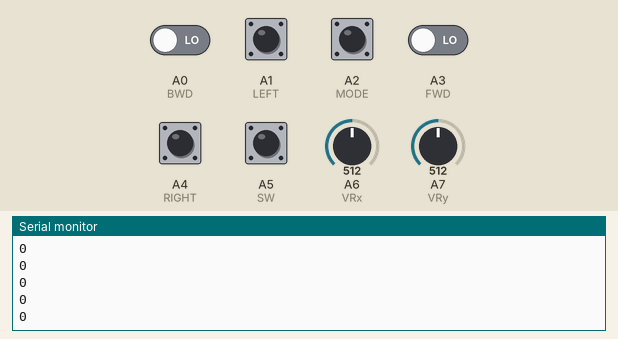
This sketch was run on a simulated Arduino Nano, built with avr-gcc and run on an emulated ATmega328P. On the bench: the last lines printed to the serial monitor. Inputs (shaded band) come from the test bench; at power-on: A5 (SW) HIGH, A0 (BWD), A1 (LEFT), A2 (MODE), A3 (FWD), A4 (RIGHT) LOW, A6 (VRx) = 512, A7 (VRy) = 512. No radio packets arrive unless stated.

Above: at 1.2 s.
1.3 s: A6 (VRx) set to 716
At 2.0 s:
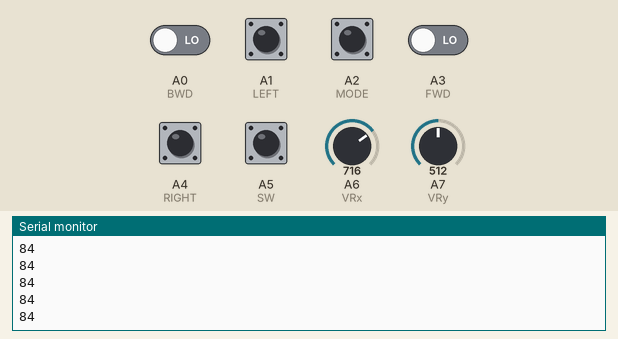
2.8 s: A6 (VRx) set to 900
At 3.4 s:
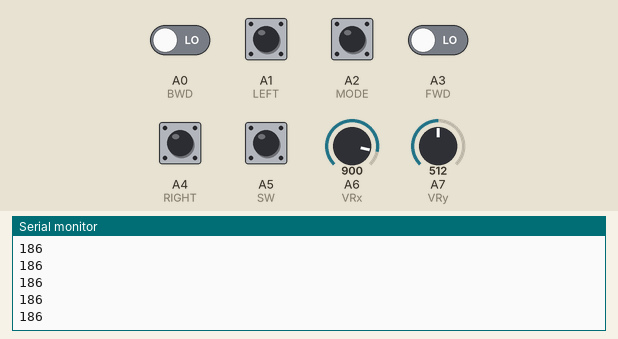
Timing chart, 0 to 5.8 s (numbered marks = the images above; inputs shaded):
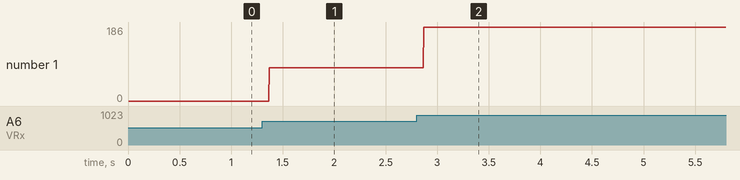

The sketch:

trans2_with_speed.ino
```cpp
#include <SPI.h>
#include <nRF24L01.h>
#include <RF24.h>

#define CE_PIN   7
#define CSN_PIN 8
int FWD=A3;
int BWD=A0;
int LEFT=A1;
int RIGHT=A4;
int MODE=A2;
int SW=A5;
int VRx=A6, VRy=A7;
int MotorSpeed = 0;
int potpos = 512;
const uint64_t pipe = 0xE8E8F0F0E1LL;
RF24 radio(CE_PIN, CSN_PIN);
int data[9];

void setup()
{
  Serial.begin(9600);
  radio.begin();
  radio.openWritingPipe(pipe);
  pinMode(FWD, INPUT);
  pinMode(BWD, INPUT);
  pinMode(LEFT, INPUT);
  pinMode(RIGHT, INPUT);
  pinMode(MODE, INPUT);
  pinMode(SW, INPUT);
}

void loop()
{

  data[0] = digitalRead(FWD);
  data[1] = digitalRead(BWD);
  data[2] = digitalRead(LEFT);
  data[3] = digitalRead(RIGHT);
  data[4] = digitalRead(MODE);
  data[5] = digitalRead(SW);
  data[6] = analogRead(VRx);

  data[7] = analogRead(VRy);
  data[8] = MotorSpeed;
  radio.write( data, sizeof(data) );

 potpos = analogRead(VRx);
 if (potpos < 460)
  {
    potpos = potpos - 460;                         // This produces a negative number
    potpos = potpos * -1;                          // Make the number positive
    potpos = map(potpos, 0, 460, 0, 255);
    MotorSpeed =potpos;
    if (MotorSpeed > 255)MotorSpeed = 255;
  }
  else if (potpos > 564)
  {
    potpos = map(potpos, 564, 1023, 0, 255);
    MotorSpeed =potpos;
    if (MotorSpeed < 0)MotorSpeed = 0;
  }else MotorSpeed = 0;
  if (MotorSpeed < 8)MotorSpeed = 0;
Serial.println(MotorSpeed);
}
```

Measured:
- after the input at 1.3 s, the serial monitor: prints a new line after 0.07 s (image 1)
- after the input at 2.8 s, the serial monitor: prints a new line after 0.07 s (image 2)
- plotted number 1: 0 → 84 after the input at 1.3 s, 84 → 186 after the input at 2.8 s
